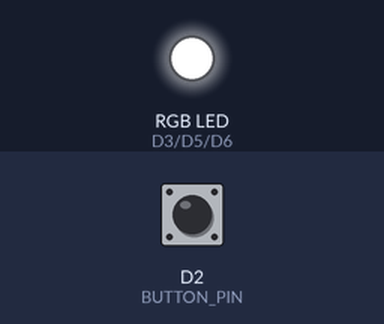
A sketch run on a simulated Arduino Zero (SAMD21). Shown: an RGB LED mixed from three pins (HIGH = lit). The inputs (shaded band) are chosen by the test bench; at power-on: D2 (BUTTON_PIN) HIGH. Dim RGB values are drawn brighter than linear.

Above: at 1.2 s.
1.3 s: D2 (BUTTON_PIN) pulled LOW for 0.15 s
At 2.5 s:
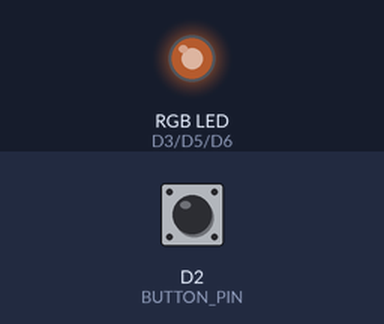
2.9 s: D2 (BUTTON_PIN) pulled LOW for 1 s
At 3.08 s:
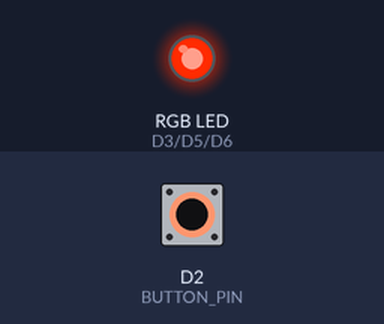
5.9 s: D2 (BUTTON_PIN) pulled LOW for 0.15 s
7.5 s: D2 (BUTTON_PIN) pulled LOW for 3.2 s
At 8.4 s:
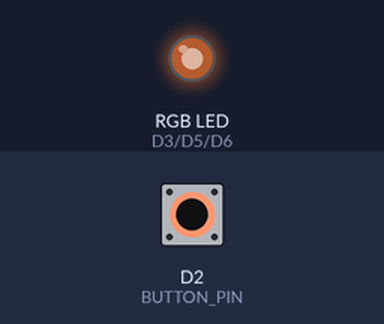
12.2 s: D2 (BUTTON_PIN) pulled LOW for 0.15 s
At 12.68 s:
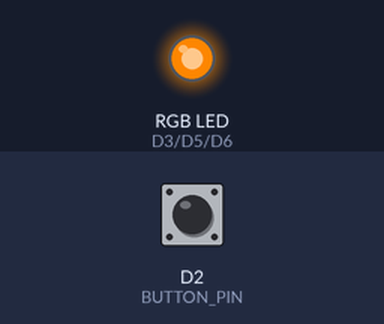
15.3 s: D2 (BUTTON_PIN) pulsed LOW 5 times (0.12 s each, 0.3 s apart)
Timing chart, 0 to 18.3 s (numbered marks = the images above; inputs shaded):
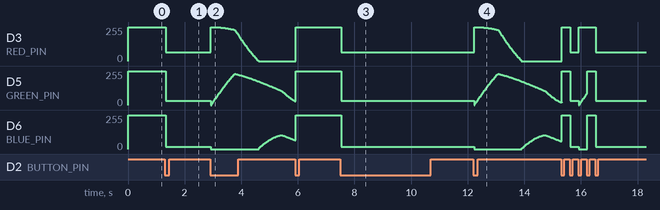

The sketch:

min.ino
```cpp
// Arduino Nano 33 IoT; matches the D3/D5/D6 MOSFET wiring in min.svg.
// Normally-open pushbutton: D2 to GND. The onboard RESET button restarts
// the sketch in full brightness. No additional libraries are required.
#include <Arduino.h>
#include <math.h>

#if !defined(ARDUINO_SAMD_NANO_33_IOT)
#error "Select Arduino Nano 33 IoT (Arduino SAMD Boards) before compiling."
#endif

constexpr uint8_t RED_PIN = 3;
constexpr uint8_t GREEN_PIN = 5;
constexpr uint8_t BLUE_PIN = 6;
constexpr uint8_t BUTTON_PIN = 2;

// Warm, dim RGB mix; adjust each value from 0 (off) to 255 (full).
constexpr uint8_t MOOD_RED = 64;
constexpr uint8_t MOOD_GREEN = 32;
constexpr uint8_t MOOD_BLUE = 16;
constexpr uint32_t RAINBOW_PERIOD_MS = 5000;
constexpr uint32_t BRIGHTNESS_PERIOD_MS = 9000;  // Full -> off -> full.
constexpr uint32_t FRAME_INTERVAL_MS = 20;
constexpr uint32_t DEBOUNCE_MS = 30;
constexpr float TWO_PI_F = 6.28318530718f;

enum Mode : uint8_t { FULL, MOOD, TRIPPY };
Mode mode = FULL;
int rawButton = HIGH;
int stableButton = HIGH;
uint32_t buttonChangedAt = 0;
uint32_t lastFrameAt = 0;
uint32_t rainbowPhaseMs = 0;
uint32_t brightnessPhaseMs = 0;

void writeChannel(uint8_t pin, uint8_t value) {
  if (value == 0 || value == 255) {
    // SAMD PWM's maximum duty is slightly below 100%. Drive the endpoints
    // directly for true off/full; pinMode also disconnects any active PWM.
    digitalWrite(pin, value == 255 ? HIGH : LOW);
    pinMode(pin, OUTPUT);
  } else {
    analogWrite(pin, value);  // Reconnects PWM after a direct off/full output.
  }
}

void writeRgb(uint8_t red, uint8_t green, uint8_t blue) {
  // Low-side N-channel MOSFETs: HIGH means on; do not invert these values.
  writeChannel(RED_PIN, red);
  writeChannel(GREEN_PIN, green);
  writeChannel(BLUE_PIN, blue);
}

void renderMode() {
  if (mode == FULL) {
    writeRgb(255, 255, 255);
    return;
  }
  if (mode == MOOD) {
    writeRgb(MOOD_RED, MOOD_GREEN, MOOD_BLUE);
    return;
  }

  // Smooth, independent breathing: full at 0 s, off at 4.5 s, full at 9 s.
  const float brightness = 0.5f + 0.5f * cosf(
      TWO_PI_F * brightnessPhaseMs / BRIGHTNESS_PERIOD_MS);
  const uint8_t peak = static_cast<uint8_t>(255.0f * brightness + 0.5f);

  // Six linear hue segments: red, yellow, green, cyan, blue, magenta, red.
  const uint32_t hue = rainbowPhaseMs * 6;
  const uint8_t segment = hue / RAINBOW_PERIOD_MS;
  const uint32_t fraction = hue % RAINBOW_PERIOD_MS;
  const uint8_t rising = (peak * fraction + RAINBOW_PERIOD_MS / 2) /
                         RAINBOW_PERIOD_MS;
  const uint8_t falling = peak - rising;
  switch (segment) {
    case 0: writeRgb(peak, rising, 0); break;
    case 1: writeRgb(falling, peak, 0); break;
    case 2: writeRgb(0, peak, rising); break;
    case 3: writeRgb(0, falling, peak); break;
    case 4: writeRgb(rising, 0, peak); break;
    default: writeRgb(peak, 0, falling); break;
  }
}

void advanceMode(uint32_t now) {
  switch (mode) {
    case FULL: mode = MOOD; break;
    case MOOD: mode = TRIPPY; break;
    case TRIPPY: mode = FULL; break;
  }
  // Trippy always begins at full red, with both cycles starting together.
  rainbowPhaseMs = 0;
  brightnessPhaseMs = 0;
  lastFrameAt = now;
  renderMode();
}

void updateButton(uint32_t now) {
  const int reading = digitalRead(BUTTON_PIN);
  if (reading != rawButton) {
    rawButton = reading;
    buttonChangedAt = now;
  }
  if (rawButton != stableButton && now - buttonChangedAt >= DEBOUNCE_MS) {
    stableButton = rawButton;
    if (stableButton == LOW) {
      advanceMode(now);  // One change per press; holding does not repeat.
    }
  }
}

void setup() {
  // Establish LOW on all gates before enabling any light output.
  writeRgb(0, 0, 0);
  analogWriteResolution(8);
  pinMode(BUTTON_PIN, INPUT_PULLUP);
  // A button held during power-up must be released before it can advance.
  rawButton = stableButton = digitalRead(BUTTON_PIN);
  buttonChangedAt = lastFrameAt = millis();
  renderMode();
}

void loop() {
  const uint32_t now = millis();
  updateButton(now);
  const uint32_t elapsed = now - lastFrameAt;
  if (mode == TRIPPY && elapsed >= FRAME_INTERVAL_MS) {
    // Advance separate phases with unsigned elapsed time, including across
    // millis() rollover. No delay(): the button stays responsive while fading.
    rainbowPhaseMs = (rainbowPhaseMs + elapsed % RAINBOW_PERIOD_MS) %
                     RAINBOW_PERIOD_MS;
    brightnessPhaseMs = (brightnessPhaseMs + elapsed % BRIGHTNESS_PERIOD_MS) %
                        BRIGHTNESS_PERIOD_MS;
    lastFrameAt = now;
    renderMode();
  }
}
```

Measured:
- after the input at 1.3 s, D3 (RED_PIN): 255/255 → 64/255 at once; D5 (GREEN_PIN): 255/255 → 32/255 at once; D6 (BLUE_PIN): 255/255 → 16/255 at once
- after the input at 7.5 s, D3 (RED_PIN): 255/255 → 64/255 at once; D5 (GREEN_PIN): 255/255 → 32/255 at once; D6 (BLUE_PIN): 255/255 → 16/255 at once
